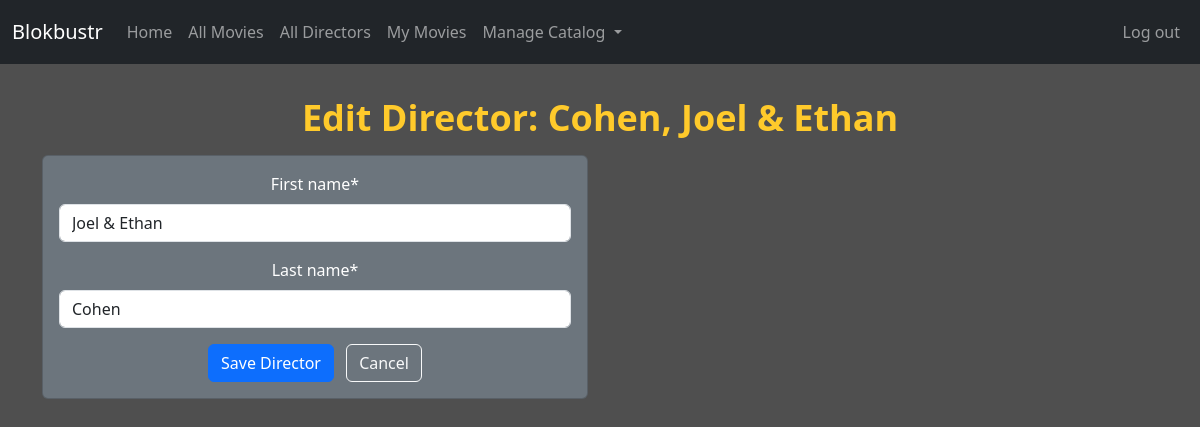
Screenshot of /directors/15/update/ (signed in) with the database file from the repository.
### catalog/models.py (models this page shows, shortened)
class Director(models.Model):
    first_name = models.CharField(max_length=60)
    last_name = models.CharField(max_length=60)
    date_of_birth = models.CharField(max_length=60, blank=True, default='')
    date_of_death = models.CharField(max_length=60, blank=True, default='')
    class Meta:
        ordering = ["last_name", "first_name"]
    def __str__(self):
        return f"{self.last_name}, {self.first_name}"

### catalog/views.py (the view)
# urls.py: path('directors/<int:pk>/update/', views.DirectorUpdateView.as_view(), name='director_update'),
class DirectorUpdateView(PermissionRequiredMixin, UpdateView):
    permission_required = 'catalog.change_director'
    model = Director
    form_class = DirectorForm
    template_name = 'catalog/director_form.html'
    success_url = reverse_lazy('director_list')

### catalog/forms.py
class DirectorForm(forms.ModelForm):
    class Meta:
        model = Director
        fields = ['first_name', 'last_name']

### catalog/templates/catalog/director_form.html (shortened to what this page needs)
{% extends "catalog/base.html" %}
{% load crispy_forms_tags %}
{% block content %}
<h1>{% if form.instance.pk %}Edit Director: {{ form.instance }}{% else %}Add Director{% endif %}</h1>
<div class="row mt-3">
    <div class="col-md-6">
        <div class="card bg-secondary text-white">
            <div class="card-body">
                <form method="POST">
                    {{ form|crispy }}
                    <div class="mt-3">
                        <button type="submit" class="btn btn-primary">Save Director</button>
                        <a href="{% url 'director_list' %}" class="btn btn-outline-light ms-2">Cancel</a>
                    </div>
                </form>
            </div>
        </div>
    </div>
</div>
{% endblock %}

### catalog/static/css/my_style_v1.css (style rules this page uses)
html { font-size: 16px; font-family: arial, sans-serif; background-color: #4f4f4f; }
h1 { color: #ffca2b; font-size: 36px; font-weight: bold; margin-top: 8px; margin-bottom: 4px; }

### catalog/templates/catalog/base.html (style rules this page uses)
body { background-color: #4f4f4f; }

### rows the page displays
Director: instance "Cohen, Joel & Ethan", first_name "Joel & Ethan", last_name "Cohen"
